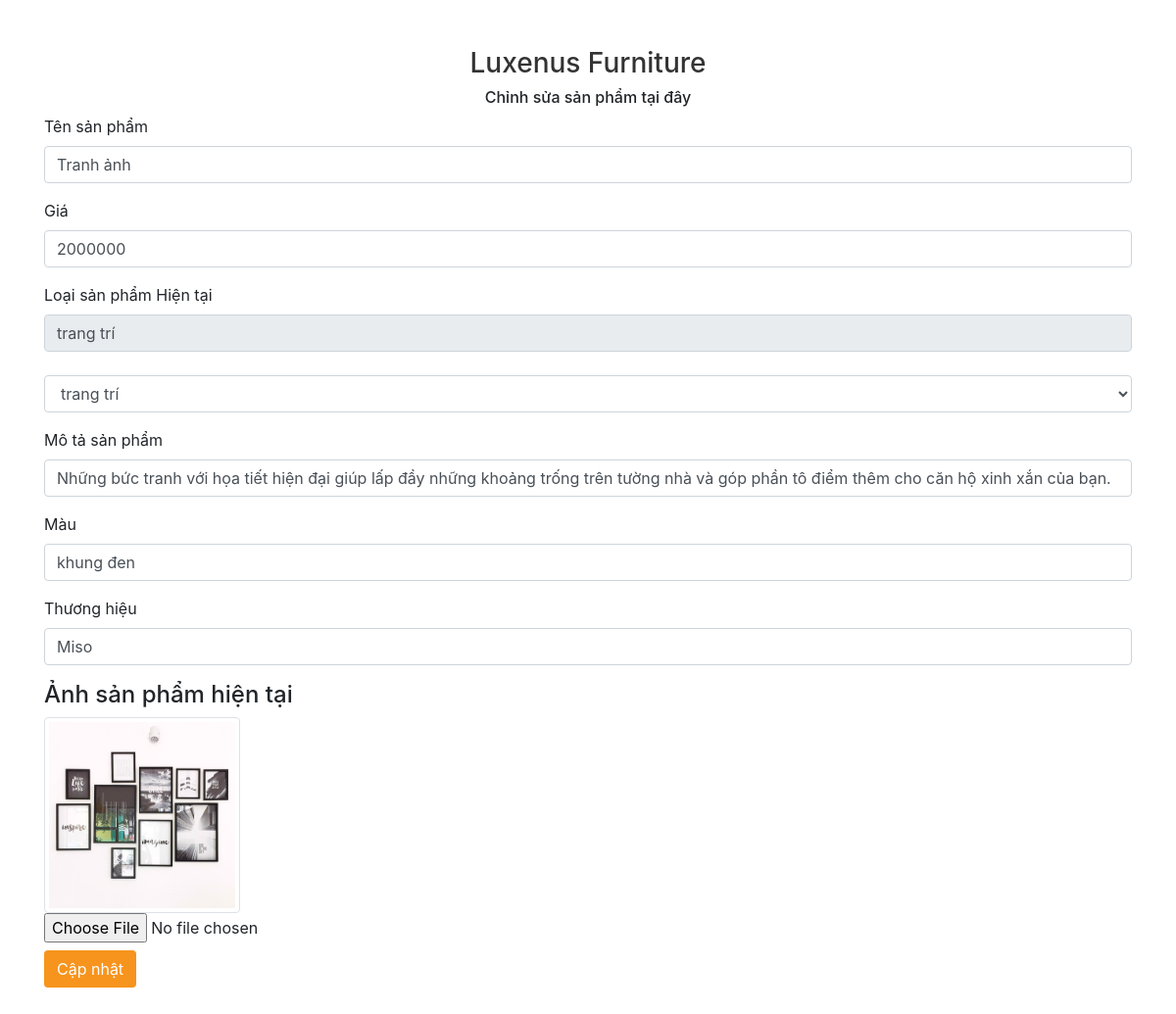
Page /admin/edit_product.php?id=6 on the committed database.
### tables this page shows
CREATE TABLE `product` (
  `id` int(11) NOT NULL,
  `product_name` varchar(50) NOT NULL,
  `price` int(11) NOT NULL,
  `category_id` int(11) NOT NULL,
  `description` text NOT NULL,
  `color` varchar(30) NOT NULL,
  `brand` varchar(30) NOT NULL,
  `img` text NOT NULL
);

CREATE TABLE `category` (
  `id` int(11) NOT NULL,
  `category_name` varchar(20) DEFAULT NULL
);

### admin/handleFunction_admin_page.php (called while the page is built, shortened)
<?php
    function get_data_product($id){
        include '../model/PDOconnect.php';
        $sql = "select * from category ct join product p on ct.id = p.category_id where p.id = ?";
        $stmt = $conn -> prepare($sql);
        $stmt->execute([$id]);
        $result = $stmt -> fetch();
        return $result;
    }
    function get_category_name(){
        include '../model/PDOconnect.php';
        $sql = "select * from category";
        $stmt = $conn -> prepare($sql);
        $stmt->execute();
        $result = $stmt -> fetchAll();
        return $result;
    }
?>

### admin/edit_product.php (the view, shortened to what this page needs)
<?php
    include './handleFunction_admin_page.php';
    if(isset($_GET['id'])){
        $id = $_GET['id'];
        $product_data = get_data_product($id);
        $product = get_category_name();
        }
?>
<!DOCTYPE html>
<html lang="en">
<head>
    <link rel="stylesheet" href="https://cdn.jsdelivr.net/npm/bootstrap@4.6.2/dist/css/bootstrap.min.css">
    <link rel="stylesheet" href="https://cdnjs.cloudflare.com/ajax/libs/font-awesome/5.15.4/css/all.min.css" />
    <link rel="stylesheet" href="css/style.css" type="text/css">
</head>
<body>
    <main class="container">
        <a id="back_to_home_admin" href="">
            <h3 class="text-center mt-5">Luxenus Furniture</h3>
        </a>
        <h6 class="text-center">Chỉnh sửa sản phẩm tại đây</h6>
        <form method="post" action="?edit_product&id=<?php if(isset($_GET['id'])) echo $_GET['id']?>" class="mb-5" enctype="multipart/form-data">
            <div class="form-group">
                <label for="name_product_edit">Tên sản phẩm</label>
                <input type="text" class="form-control" id="name_product_edit" name="name_product_edit" value="<?php echo $product_data['product_name']?>" required>
            </div>
            <div class="form-group">
                <label for="price_product_edit">Giá</label>
                <input type="text" class="form-control" id="price_product_edit" name="price_product_edit" value="<?php echo $product_data['price']?>" required>
            </div>
            <div class="form-group">
                <label for="type_product_edit">Loại sản phẩm</label>
                <span>Hiện tại</span>
                <input type="text" class="form-control" id="type_product_edit" name="type_product_edit_old" value="<?php echo $product_data['category_name']?>" disabled>
                <br>
                <select id="type_product_edit" name="type_product_edit" class="form-control" required>
                    <?php foreach($product as $value) {?>
                        <option value="<?php echo $value['category_name']?>" <?php if($value['category_name'] == $product_data['category_name'] ) echo 'selected';?>><?php echo $value['category_name'];?></option>
                    <?php }?>
                </select>
            </div>
            <div class="form-group">
                <label for="des_product_edit">Mô tả sản phẩm</label>
                <div>
                    <input type="text" class="form-control" id="description_product_edit" name="description_product_edit" value="<?php echo $product_data['description']?>" required>
                </div>
            </div>
            <div class="form-group">
                <label for="color_product_edit">Màu</label>
                <input type="text" class="form-control" id="color_product_edit" name="color_product_edit" value="<?php echo $product_data['color']?>" required>
            </div>
            <div class="form-group">
                <label for="brand_product_edit">Thương hiệu</label>
                <input type="text" class="form-control" id="brand_product_edit" name="brand_product_edit" value="<?php echo $product_data['brand']?>" required>
            </div>
            <div>
                <h4>Ảnh sản phẩm hiện tại</h4>
                <img src="./upload/<?php echo $product_data['img']?>" class="img-thumbnail" alt="..." width="200px" height="200px">
            </div>
            <div class="custom-file">
                <input type="file"
                id="fileToUpload" name="img_product"
                accept="image/png, image/jpeg">
            </div>
            <button id="btn_edit_product_edit" name="btn_edit_product" type="submit" class="btn">Cập nhật</button>
        </form>
    </main>
</body>
</html>

### admin/css/style.css (style rules this page uses)
#back_to_home_admin { color: #333; text-decoration: none; }
#btn_add_admin, #btn_add_product_add, #btn_edit_product_edit { background-color: rgb(247,148,29); color: #fff; }

### rows in the picture
product: name_product_edit "Tranh ảnh", price_product_edit "2000000", type_product_edit_old "trang trí", description_product_edit "Những bức tranh với họa tiết hiện đại giúp lấp đầy những khoảng trống trên tường nhà và góp phần tô điểm thêm cho căn hộ xinh xắn của bạn.", color_product_edit "khung đen", brand_product_edit "Miso", img (picture)

### other values in the picture
form field type_product_edit "trang trí"
